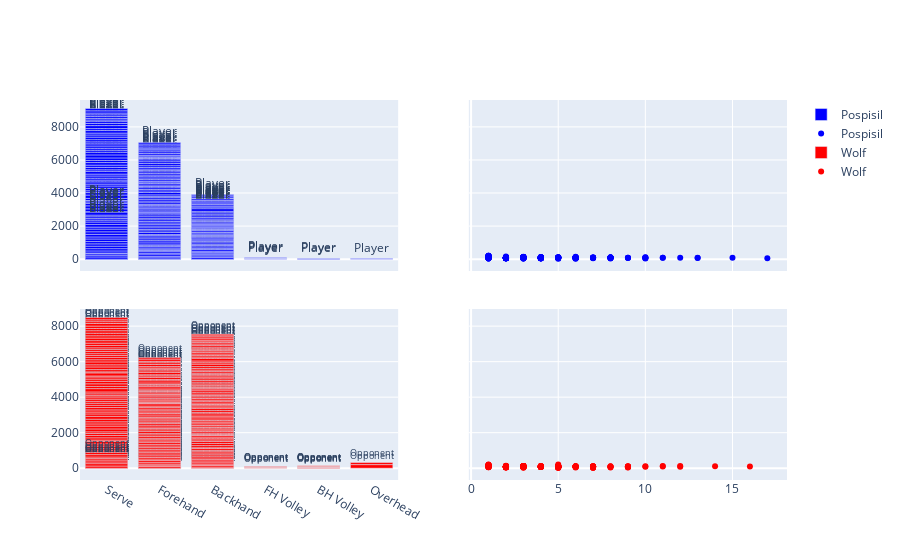

Notebook code cell kept with this figure:
### Code cell
hide_me
#créer une courbe dont les x sont « world_rank » et les y sont « citations »
trace1 = go.Scatter(
    x=dfP1.Shot, y=dfP1["Speed (KM/H)"],
    text=dfP1.Player, #annote les points avec cette variable
    mode="markers", #mode=line+markers
    marker=dict(color='blue'), name=name1
)
fig.add_trace(trace1)
#ajouter une autre courbe
trace2 = go.Scatter(
    x=dfP2.Shot, y=dfP2["Speed (KM/H)"],
    text=dfP2.Player, #annote les points avec cette variable
    mode="markers", #mode=line+markers
    marker=dict(color='red'), name=name2
)
#create 4 subplots into the figure
fig3= subplots.make_subplots(rows=2, cols=2, shared_xaxes=True
                             , shared_yaxes=True, vertical_spacing=0.1
                            , horizontal_spacing=0.1)
#add trace on figure
fig3.append_trace(trace3, 1, 1)
fig3.append_trace(trace1, 1, 2)
fig3.append_trace(trace4, 2, 1)
fig3.append_trace(trace2, 2, 2)
#afficher
fig3.show()

### Figure 1 — Plotly figure (JSON) as saved in the notebook; plotly's stock layout.template omitted (floating-point values rounded to 4 significant figures; data arrays with more than 128 entries replaced by an {"elided": "..."} marker saying what was removed)
{"data": [{"marker": {"color": "blue"}, "name": "Pospisil", "text": {"elided": "404 str values"}, "type": "bar", "x": {"elided": "404 str values"}, "xaxis": "x", "y": {"elided": "404 float values"}, "yaxis": "y"}, {"marker": {"color": "blue"}, "mode": "markers", "name": "Pospisil", "text": {"elided": "404 str values"}, "type": "scatter", "x": {"elided": "404 int values"}, "xaxis": "x2", "y": {"elided": "404 float values"}, "yaxis": "y2"}, {"marker": {"color": "red"}, "name": "Wolf", "text": {"elided": "392 str values"}, "type": "bar", "x": {"elided": "392 str values"}, "xaxis": "x3", "y": {"elided": "392 float values"}, "yaxis": "y3"}, {"marker": {"color": "red"}, "mode": "markers", "name": "Wolf", "text": {"elided": "392 str values"}, "type": "scatter", "x": {"elided": "392 int values"}, "xaxis": "x4", "y": {"elided": "392 float values"}, "yaxis": "y4"}], "layout": {"xaxis": {"anchor": "y", "domain": [0, 0.45], "matches": "x3", "showticklabels": false}, "xaxis2": {"anchor": "y2", "domain": [0.55, 1], "matches": "x4", "showticklabels": false}, "xaxis3": {"anchor": "y3", "domain": [0, 0.45]}, "xaxis4": {"anchor": "y4", "domain": [0.55, 1]}, "yaxis": {"anchor": "x", "domain": [0.55, 1]}, "yaxis2": {"anchor": "x2", "domain": [0.55, 1], "matches": "y", "showticklabels": false}, "yaxis3": {"anchor": "x3", "domain": [0, 0.45]}, "yaxis4": {"anchor": "x4", "domain": [0, 0.45], "matches": "y3", "showticklabels": false}}}
